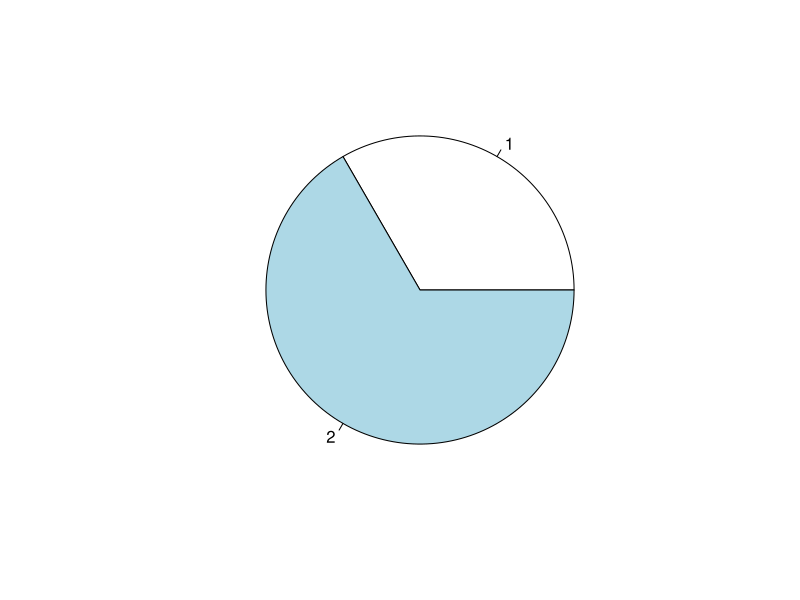
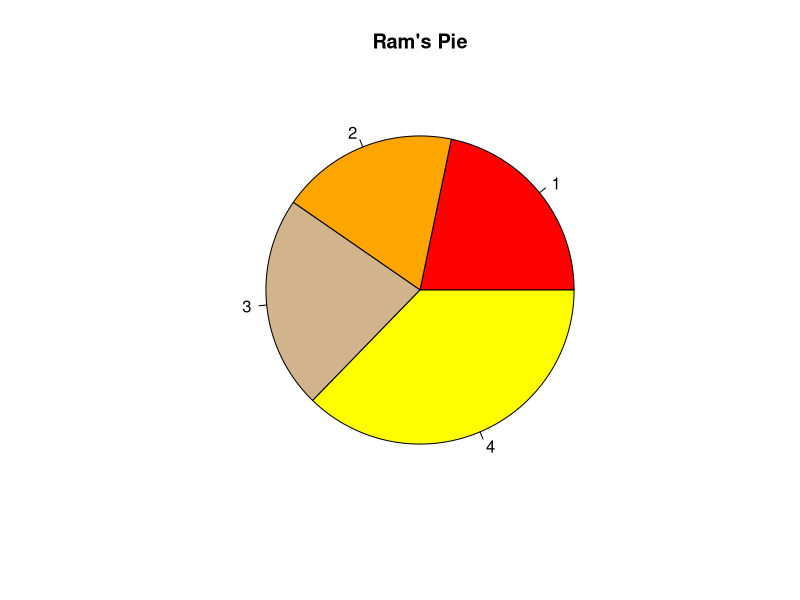
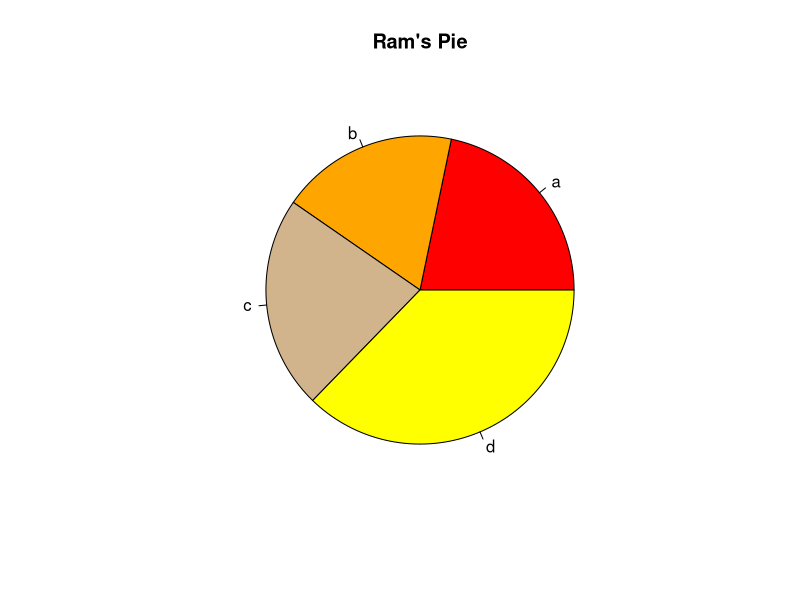
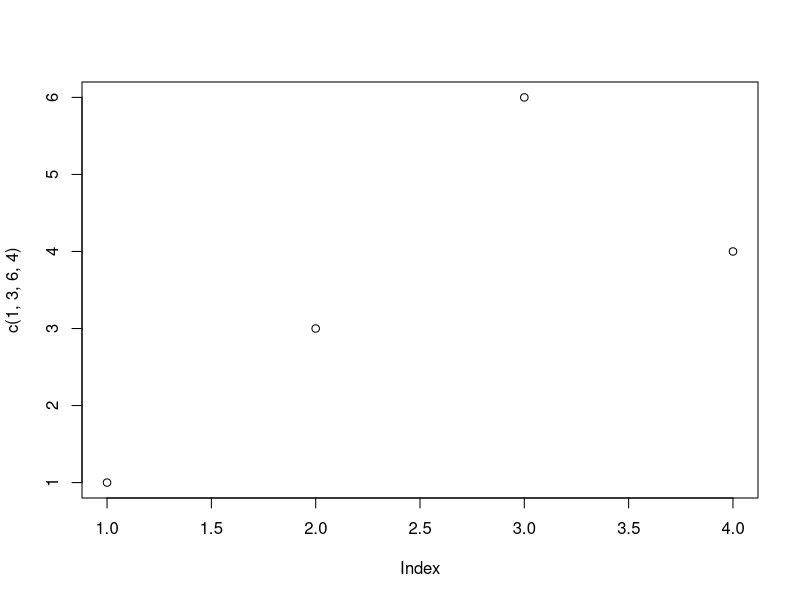
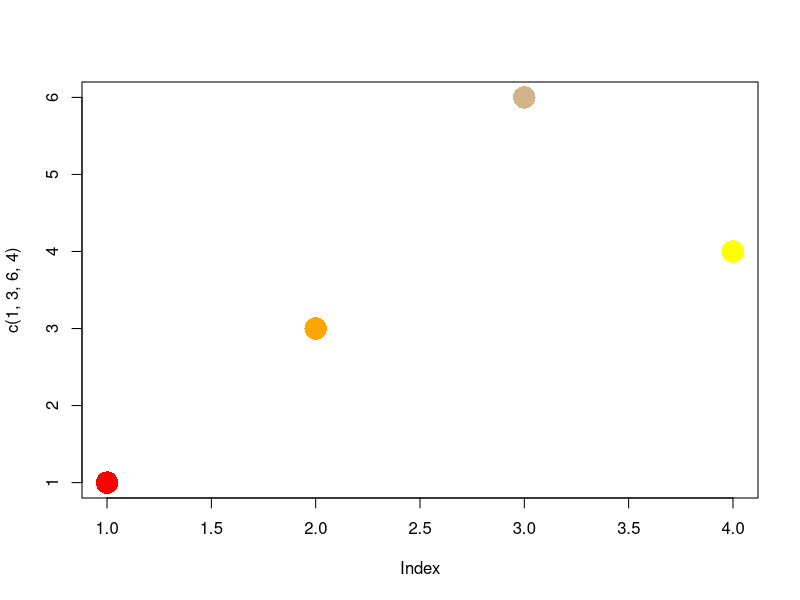
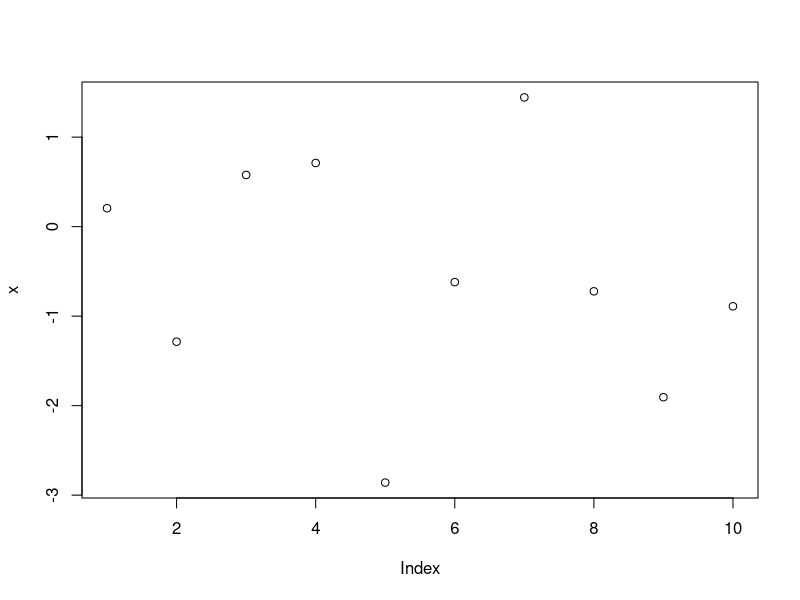
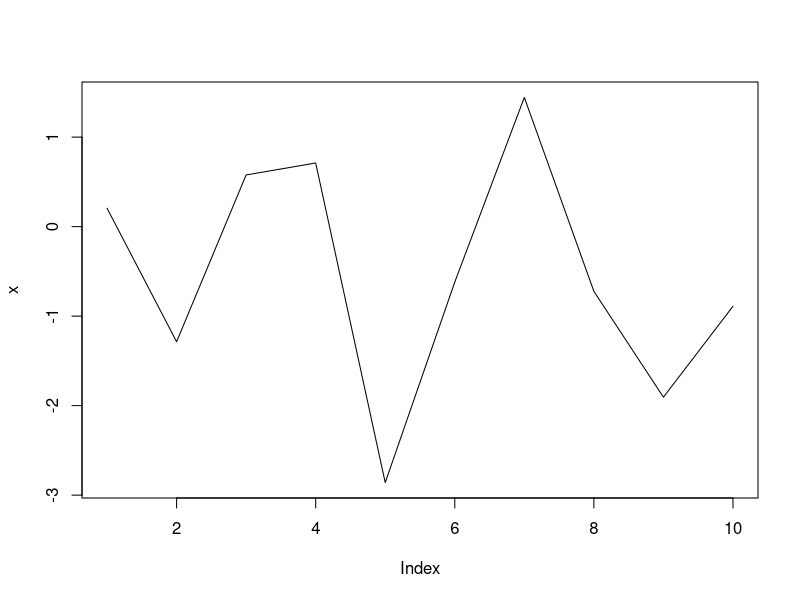
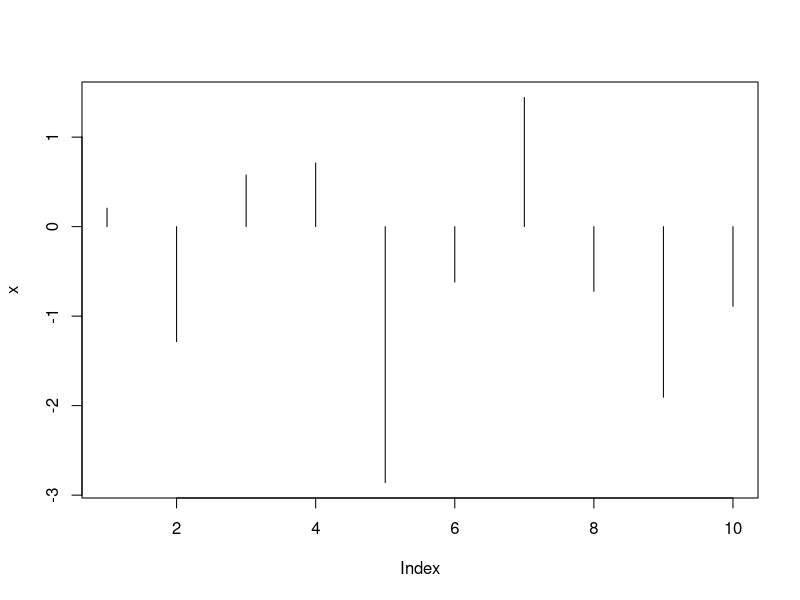

The R script that drew these images, in order:
#
# ThulasiRam RuppaKrishnan
# Purpose: Lab1, first week
#

pie(c(1,2))


pdf(file = "sample.pdf",width = 4,height = 4)
pie(c(7,6,7.2,12))
dev.off()

x <- c(7,6,7.2,12)
pie(x,main = "Ram's Pie",col = c("red","orange","tan","yellow"))

pie(x
    , main = "Ram's Pie"
    , col = c("red","orange","tan","yellow")
    , labels = c("a","b","c","d")
    )

plot(c(1,3,6,4))

plot(c(1,3,6,4)
     , pch=16
     , col= c("red","orange","tan","yellow")
     , cex=3
     )



x <- rnorm(n=10)

plot(x)

plot(x, type = "l")

plot(x, type = "h")

plot(x, type = "h",lwd = 5, lend = 2, col = "orange"
     , main = "change in net worth"
     , xlab = "time in years"
     , ylab = "in millions"
     , bty="n")


par()


par(bg="gray")

plot(x, type = "h", lwd = 20, col = c("blue","orange")
     , bty = "n"
     , lend = 2)


my.par <-par()

par(my.par)


n <- 27

my.letters <- sample(letters[1:3],size = n, replace = T)

tab <- table(my.letters)

barplot(tab, col = c("red","tan","orange")
        , names.arg = c("Sales","Ops","IT")
        , border = "white"
        , xlab = "departments"
        , ylab = "employees"
        , main = "Company Employees"
        , horiz = TRUE
        , las = 1
        , density = 20
        , angle = c(45,90,12)
        )


x <- rnorm(n=1000, mean = 10,sd =1)
hist(x,main = "what is the distribution of x")

boxplot(x, horizontal = T)


x <- rlnorm(n = 1000, meanlog = 1, sdlog = 1)

par(mfrow = c(2,1))
boxplot(x, horizontal = T)
hist(x)


hist(log10(x))


























